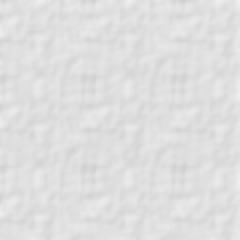
#> input picture image/wall/wall10.png, 120 x 120 px, given in place of wall43.png, which was not available (shown 2 times larger)
$ python symmetrize_wall_edges.py
#> lines starting #> are read from the running program, lines starting #| are printed output that depends on the picture; pictures that were not available may be replaced by others from this repository, and a replacement may not be noted
from PIL import Image
import numpy as np
import matplotlib.pyplot as plt

def load_image( infilename ) :
#> called with infilename = './image/wall/wall43.png'
    img = Image.open( infilename )
#> img is the input picture: PIL image 120x120 RGBA; mean R, G, B, A 222.9, 222.9, 222.9, 255
    img.load()
    data = np.asarray( img, dtype="int32" )
    return data

def sigmoid(x,x0,width):
    return 1/(1+np.exp(-(x-x0)/width))


def symmetrize(Im):
    X=np.indices((Im.shape[0],Im.shape[1]))
    print(X.shape)
#| (2, 120, 120)
    w=Im.shape[0]//2
#> w = 60
    d=10
    L_0=np.expand_dims(sigmoid(X[0,:,:],w,d),-1)
    L_1=np.expand_dims(sigmoid(X[0,:,:],w+d,1),-1)

    R_0=np.expand_dims(sigmoid(X[0,:,:],Im.shape[0]-w,-d),-1)
    R_1=np.expand_dims(sigmoid(X[0,:,:],Im.shape[0]-w-d,-1),-1)


    Im=np.roll(Im,Im.shape[0]//2,axis=0)

    # [5 lines of commented-out code are left out]

    Im=(Im*(1-4*L_0*R_0)+(2*L_0*R_0*Im)+np.flip(2*L_0*R_0*Im,0))
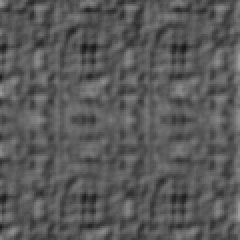
#> Im: shape (120, 120, 4) float64 (shown 2 times larger); mean of channels 0, 1, 2, 3 222.9, 222.9, 222.9, 255; transparent parts drawn white
    Im = np.roll(Im, Im.shape[0]//2, axis=0)
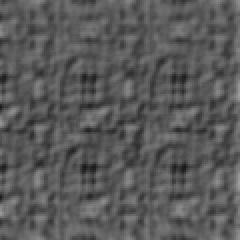
#> Im: shape (120, 120, 4) float64 (shown 2 times larger); mean of channels 0, 1, 2, 3 222.9, 222.9, 222.9, 255; transparent parts drawn white
    return Im
type_im='wall'
if type_im=='wall':
    wall_number=43
    Im=load_image(f'./image/wall/wall{wall_number}.png')
    im = Image.fromarray(Im.astype('uint8'), 'RGBA')
    im.save(f'./image/wall/unsym/wall{wall_number}_old.png')

    plt.imshow((Im).astype(int))
    plt.show()
    Im=symmetrize(Im)
    Im=np.transpose(symmetrize(np.transpose(Im,(1,0,2))),(1,0,2))
#| (2, 120, 120)
#> in symmetrize (call 2), `Im=np.roll(Im,Im.shape[0]//2,axis=0)`:
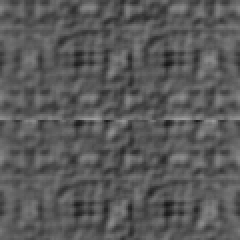
#> Im: shape (120, 120, 4) float64 (shown 2 times larger); mean of channels 0, 1, 2, 3 222.9, 222.9, 222.9, 255; transparent parts drawn white
#> in symmetrize (call 2), `Im=(Im*(1-4*L_0*R_0)+(2*L_0*R_0*Im)+np.flip(2*L_0*R_0*Im,0))`:
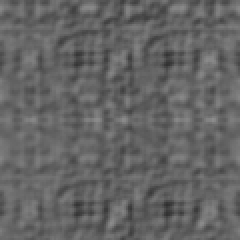
#> Im: shape (120, 120, 4) float64 (shown 2 times larger); mean of channels 0, 1, 2, 3 222.9, 222.9, 222.9, 255; transparent parts drawn white
#> in symmetrize (call 2), `Im = np.roll(Im, Im.shape[0]//2, axis=0)`:
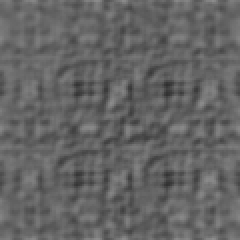
#> Im: shape (120, 120, 4) float64 (shown 2 times larger); mean of channels 0, 1, 2, 3 222.9, 222.9, 222.9, 255; transparent parts drawn white
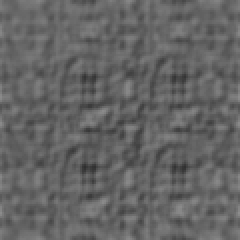
#> Im: shape (120, 120, 4) float64 (shown 2 times larger); mean of channels 0, 1, 2, 3 222.9, 222.9, 222.9, 255; transparent parts drawn white
    Im=np.minimum(np.maximum(Im.astype(int),0),255)
    plt.imshow(Im)
    plt.show()
    Im=Im.astype('uint8')
    im = Image.fromarray(Im, 'RGBA')
    im.save(f'./image/wall/wall{wall_number}.png')

if type_im=='sky':
    wall_number=1
    Im=load_image(f'./image/ciel/ciel{wall_number}.png')
    im = Image.fromarray(Im.astype('uint8'), 'RGBA')
    im.save(f'./image/ciel/unsym/ciel{wall_number}_old.png')

    plt.imshow((Im).astype(int))
    plt.show()
    Im=np.transpose(symmetrize(np.transpose(Im,(1,0,2))),(1,0,2))
    Im=np.minimum(np.maximum(Im.astype(int),0),255)
    plt.imshow(Im)
    plt.show()
    im = Image.fromarray(Im.astype('uint8'), 'RGBA')
    im.save(f'./image/ciel/ciel{wall_number}.png')

$ run again, on image/wall/wall21.png
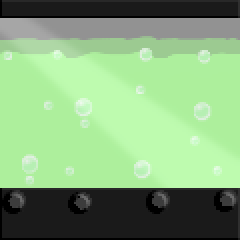
#> input picture image/wall/wall21.png, 120 x 120 px, given in place of wall43.png, which was not available (shown 2 times larger)
#> in load_image, img is the input picture: PIL image 120x120 RGBA; mean R, G, B, A 131.6, 169.4, 122.4, 254.9
#| (2, 120, 120)
#> in symmetrize, `Im=(Im*(1-4*L_0*R_0)+(2*L_0*R_0*Im)+np.flip(2*L_0*R_0*Im,0))`:
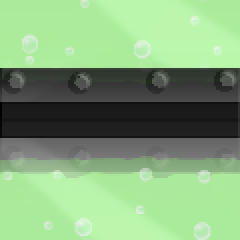
#> Im: shape (120, 120, 4) float64 (shown 2 times larger); mean of channels 0, 1, 2, 3 131.6, 169.4, 122.4, 254.9; transparent parts drawn white
#| (2, 120, 120)
#> in symmetrize (call 2), `Im = np.roll(Im, Im.shape[0]//2, axis=0)`:
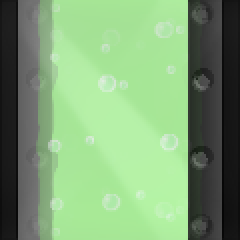
#> Im: shape (120, 120, 4) float64 (shown 2 times larger); mean of channels 0, 1, 2, 3 131.6, 169.4, 122.4, 254.9; transparent parts drawn white

$ run again, on image/wall/wall22.png
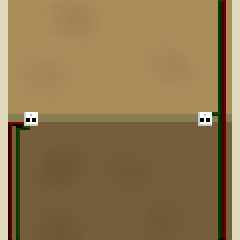
#> input picture image/wall/wall22.png, 120 x 120 px, given in place of wall43.png, which was not available (shown 2 times larger)
#> in load_image, img is the input picture: PIL image 120x120 RGBA; mean R, G, B, A 143.6, 119.3, 78.6, 255
#| (2, 120, 120)
#| (2, 120, 120)
#> in symmetrize (call 2), `Im = np.roll(Im, Im.shape[0]//2, axis=0)`:
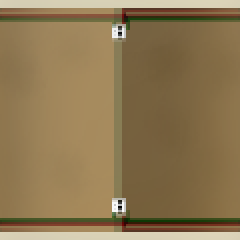
#> Im: shape (120, 120, 4) float64 (shown 2 times larger); mean of channels 0, 1, 2, 3 143.6, 119.3, 78.6, 255; transparent parts drawn white
#> `Im=np.transpose(symmetrize(np.transpose(Im,(1,0,2))),(1,0,2))`:
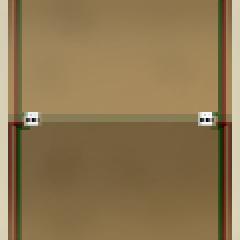
#> Im: shape (120, 120, 4) float64 (shown 2 times larger); mean of channels 0, 1, 2, 3 143.6, 119.3, 78.6, 255; transparent parts drawn white
